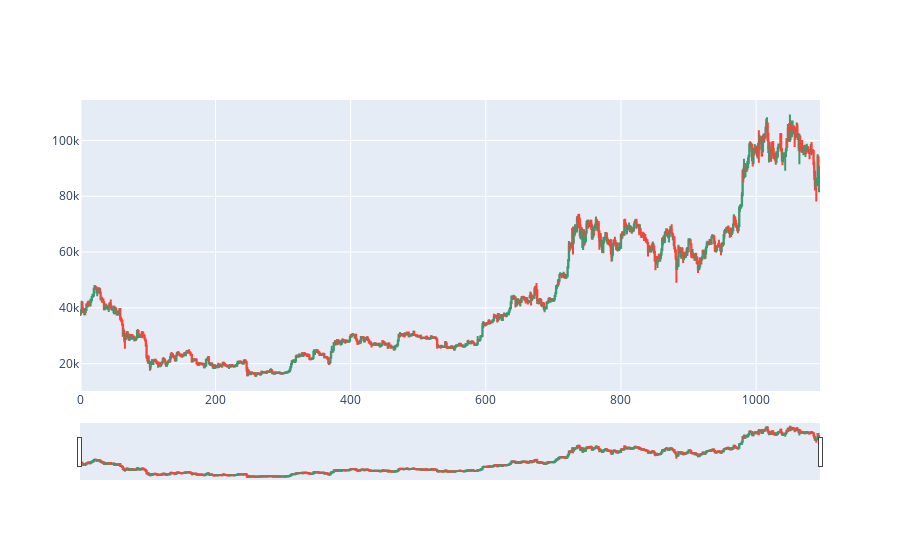

Notebook cell for this chart:
### Code cell
dfpl = df[0:1095]

fig = go.Figure(data=[go.Candlestick(x=dfpl.index,
                                     open=dfpl['Open'],
                                     high=dfpl['High'],
                                     low=dfpl['Low'],
                                     close=dfpl['Close'])])

fig.show()

### Figure 1 — Plotly figure (JSON) as saved in the notebook; plotly's stock layout.template omitted (floating-point values rounded to 4 significant figures; data arrays with more than 128 entries replaced by an {"elided": "..."} marker saying what was removed)
{"data": [{"close": {"elided": "1095 int values"}, "high": {"elided": "1095 int values"}, "low": {"elided": "1095 int values"}, "open": {"elided": "1095 int values"}, "type": "candlestick", "x": {"elided": "1095 int values"}}], "layout": {}}
